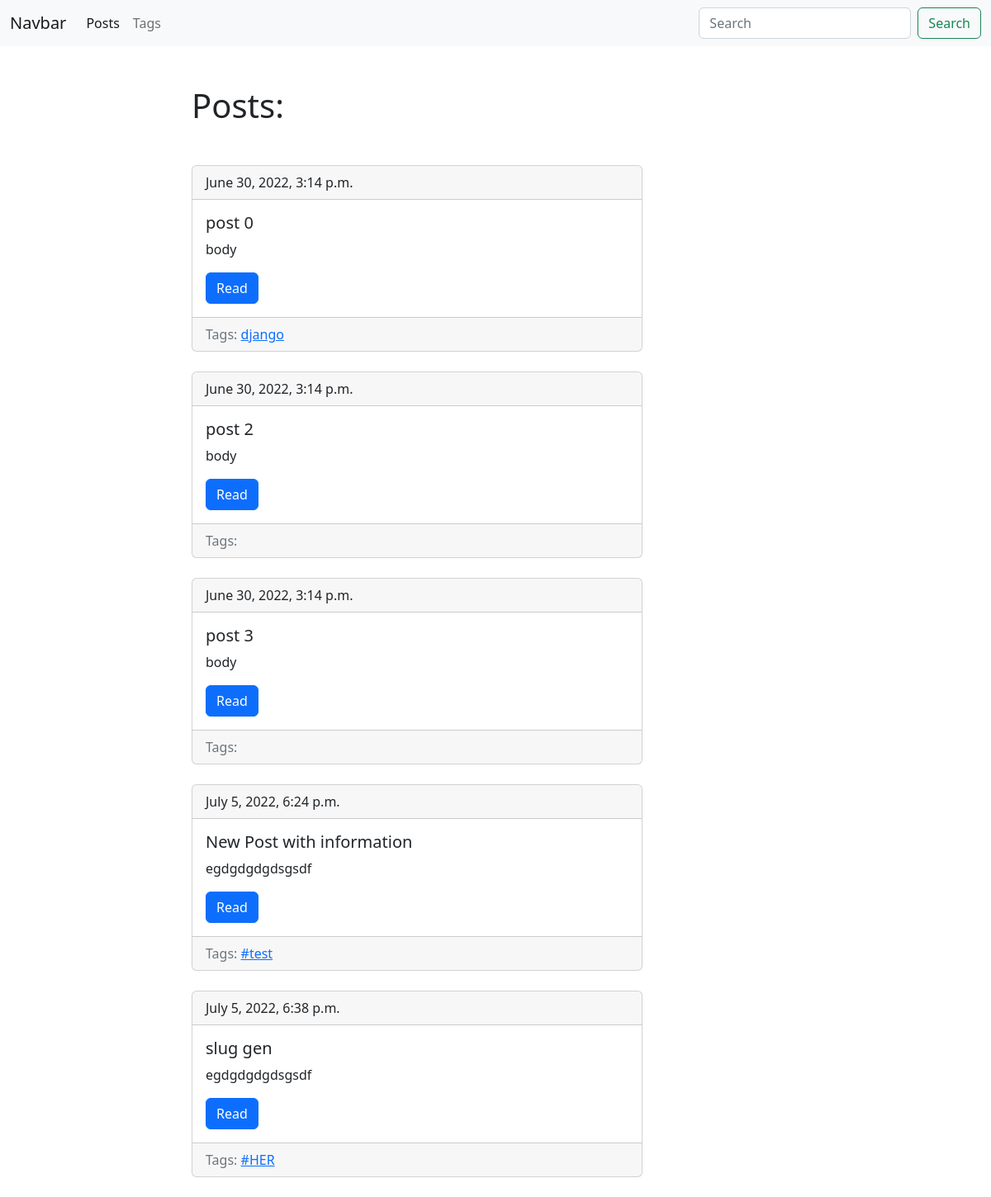
/blog/, run on an earlier commit of the app's database.
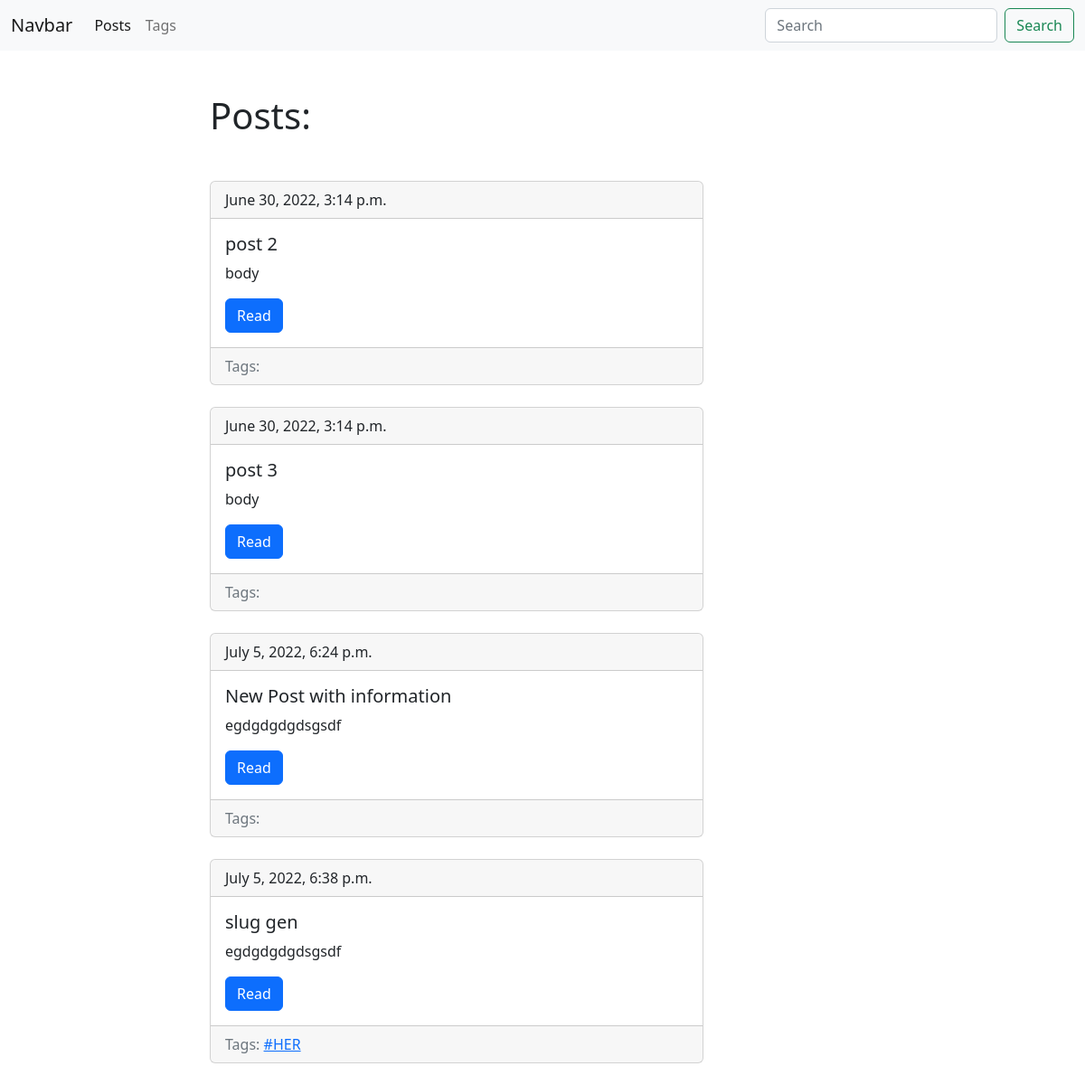
And on a later commit of the database.
### posts/models.py (models this page shows, shortened)
class Post(models.Model):
    title = models.CharField(max_length=150, db_index=True)
    slug = models.SlugField(max_length=150, unique=True, blank=True)
    body = models.TextField(blank=True, db_index=True)
    tags = models.ManyToManyField('Tag', blank=True, related_name='posts')
    date_pub = models.DateTimeField(auto_now_add=True)
    def get_absolute_url(self):
        return reverse('post_detail_url', kwargs={'slug': self.slug})

class Tag(models.Model):
    title = models.CharField(max_length=50)
    slug = models.SlugField(max_length=50, unique=True)
    def get_absolute_url(self):
        return reverse('tag_detail_url', kwargs={'slug': self.slug})

### posts/views.py (the view)
# urls.py: path('', PostsList.as_view(), name='posts_list_url'),
class PostsList(ObjectsListMixin, View):
    model = Post
    template = 'blog/index.html'

### posts/utils.py (called while the page is built)
    def get(self, request):
        objs = self.model.objects.all()
        return render(request, self.template , context={self.model.__name__.lower() + 's': objs})

### posts/templates/blog/index.html (shortened to what this page needs)
{% extends 'blog/base_blog.html' %}
{% block content %}
    <h1 class="mb-5">Posts:</h1>
    {%  for post in posts %}
        {% include 'blog/includes/post_card_template.html' %}
    {% endfor %}
{% endblock %}

### posts/templates/blog/includes/post_card_template.html
<div class="card mb-4">
    <div class="card-header">
        {{ post.date_pub }}
    </div>
    <div class="card-body">
        <h5 class="card-title">{{ post.title }}</h5>
        <p class="card-text">{{ post.body|truncatewords:15 }}</p>
        <a href="{{ post.get_absolute_url }}" class="btn btn-primary">Read</a>
    </div>
    <div class="card-footer text-muted">
        Tags:
        {% for tag in post.tags.all %}
            <a href="{{ tag.get_absolute_url  }}">{{ tag.title }}</a>
        {% endfor %}
    </div>
</div>

What changed in the data, as far as the page shows it:
removed Post: date_pub "June 30, 2022, 3:14 p.m.", title "post 0", body "body"
no longer on this page (row unchanged): Tag: title "django", shown under "June 30, 2022, 3:14 p.m."
removed Tag: title "#test", shown under Post "New Post with information"
